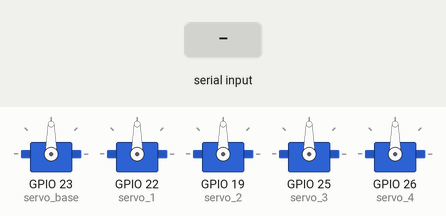
Simulated run of this program. Board: ESP32. Parts: 5 × servo. The inputs (shaded band) are chosen by the test bench. What the program prints to the serial monitor is not drawn.

Above: at 2.2 s.
2.3 s: "ANGLE,1\n" received over Serial
At 3.5 s:
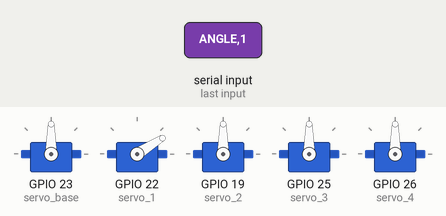
3.8 s: "ANGLE,150\n" received over Serial
At 4.8 s:
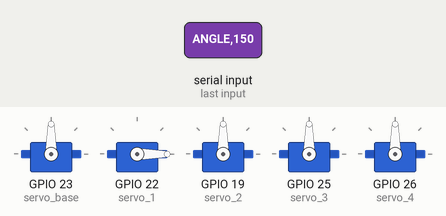
5.3 s: "90,45\n" received over Serial
At 5.9 s:
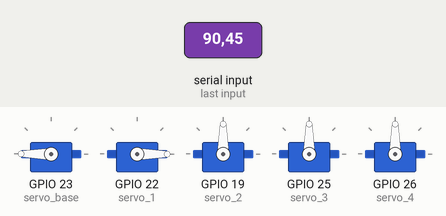
6.8 s: "1,90\n" received over Serial
At 7.1 s:
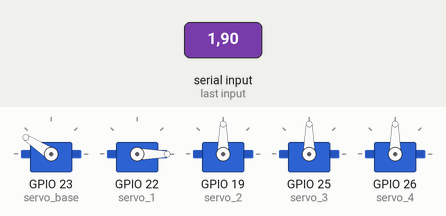
8.3 s: "30,150\n" received over Serial
At 9.4 s:
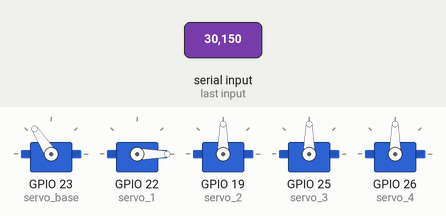
9.8 s: "5\n" received over Serial
At 10.5 s:
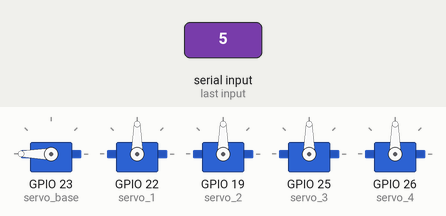
Timing chart, 0 to 12.3 s (numbered marks = the images above; inputs shaded):
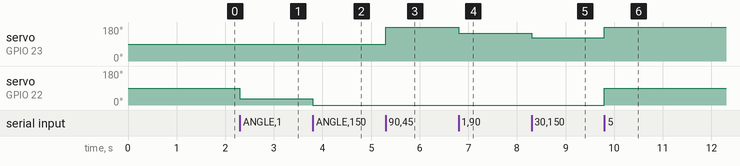

The program:

main.cpp
```cpp
#include "Controller.h"

Controller robot;

void setup() {
  Serial.begin(115200);
	delay(1000); // Optional, sometimes helps
	Serial.println("hi"); // report ready

    robot.begin();
}

void loop() {
    robot.update();
}


// #include <ESP32Servo.h>

// // Define servo pins
// const int servoPin1 = 19;
// const int servoPin2 = 22;
// const int servoPin3 = 23;

// // Create servo objects
// Servo servo1;
// Servo servo2;
// Servo servo3;

// void setup() {
//   Serial.begin(115200);

//   // Attach servos to pins
//   servo1.attach(servoPin1);
//   servo2.attach(servoPin2);
//   servo3.attach(servoPin3);

//   Serial.println("Setting all servos to 0 degrees...");
//   servo1.write(0);
//   servo2.write(0);
//   servo3.write(0);
//   delay(2000); // wait 2 seconds

//   // Serial.println("Moving all servos to 180 degrees...");
//   // servo1.write(180);
//   // servo2.write(180);
//   // servo3.write(180);
//   // delay(2000); // wait 2 seconds

//   // Serial.println("Test complete. Looping motion...");
// }

// void loop() {
//   // Move smoothly between 0 and 180 degrees for testing
//   // for (int angle = 0; angle <= 180; angle += 5) {
//   //   servo1.write(angle);
//   //   // servo2.write(angle);
//   //   // servo3.write(angle);
//   //   delay(100);
//   // }

//   // for (int angle = 180; angle >= 0; angle -= 5) {
//   //   servo1.write(angle);
//   //   // servo2.write(angle);
//   //   // servo3.write(angle);
//   //   delay(100);
//   // }
// }

// #include <ESP32Servo.h>

// // Define servo pins
// const int servoPin1 = 19;
// const int servoPin2 = 22;
// const int servoPin3 = 23;

// // Create servo objects
// Servo servo1;
// Servo servo2;
// Servo servo3;

// void setup() {
//   Serial.begin(115200);

//   // Attach servos to pins
//   servo1.attach(servoPin1);
//   servo2.attach(servoPin2);
//   servo3.attach(servoPin3);

//   // Move all servos to 0 degrees
//   servo1.write(0);
//   servo2.write(0);
//   servo3.write(0);

//   Serial.println("All servos set to 0 degrees");
// }

// void loop() {
//   // Nothing to do here
// }


// #include <Arduino.h>
// #include <ESP32Servo.h>

// // Define servo objects
// Servo servo1;
// Servo servo2;
// Servo servo3;

// // Servo pins
// const int pin1 = 19;
// const int pin2 = 22;
// const int pin3 = 23;

// // Servo positions
// int pos = 0;  // Start at 0 degrees

// void setup() {
//   Serial.begin(115200);
//   Serial.println("Starting servo test...");

//   // Attach servos
//   servo1.attach(pin1);
//   servo2.attach(pin2);
//   servo3.attach(pin3);

//   // Move all servos to 0 degrees
//   servo1.write(0);
//   servo2.write(0);
//   servo3.write(0);

//   delay(1000); // Give time to reach start position
// }

// void loop() {
//   // Slowly move from 0° to 90°
//   for (pos = 0; pos <= 90; pos++) {
//     servo1.write(pos);
//     servo2.write(pos);
//     servo3.write(pos);
//     Serial.print("Servo position: ");
//     Serial.println(pos);
//     delay(20); // Small delay for smooth motion
//   }

//   delay(1000); // Hold at 90°

//   // Optionally move back to 0°
//   for (pos = 90; pos >= 0; pos--) {
//     servo1.write(pos);
//     servo2.write(pos);
//     servo3.write(pos);
//     Serial.print("Servo position: ");
//     Serial.println(pos);
//     delay(20);
//   }

//   delay(1000); // Hold at 0°, repeat
// }
```

CommandHandler.cpp
```cpp
#include "CommandHandler.h"

CommandHandler::CommandHandler() {
    joints.resize(5, 0.0);
    command_str = "";
}

void CommandHandler::processJointState(const String& raw) {
    // Remove brackets
    String s = raw;
    // Serial.println("Raw input: " + s);
    s.replace("[", "");
    s.replace("]", "");

    // Split by comma and store in joints
    int start = 0;
    int idx = 0;
    while (idx < 5) {
        int comma = s.indexOf(',', start);
        if (comma == -1) comma = s.length();
        String valueStr = s.substring(start, comma);
        joints[idx] = valueStr.toFloat();
        start = comma + 1;
        idx++;
    }

    // Convert to ANGLE format string
    command_str = "ANGLE";
    for (int i = 0; i < 5; i++) {
        command_str += " " + String(joints[i], 6);
    }
}

String CommandHandler::getCommand() const {
    return command_str;
}
```

CommandHandler.h
```cpp
#pragma once
#include <Arduino.h>
#include <vector>

class CommandHandler {
public:
    CommandHandler();

    // Process raw string like "[0,0,0,0,0]"
    void processJointState(const String& raw);

    // Get cleaned command string: "ANGLE j0 j1 j2 j3 j4"
    String getCommand() const;

private:
    std::vector<float> joints;
    String command_str;
};
```

Controller.cpp
```cpp
#include "Controller.h"

Controller::Controller() {
    for (int i = 0; i < 5; i++) joint_angles[i] = 0.0;
}

void Controller::begin() {
    // Initialize serial communication
    // serialComm.begin(115200);

    // Attach servos to pins
    servo_base.attach(23); // Update pins accordingly
    servo_1.attach(22);
    servo_2.attach(19);
    servo_3.attach(25);
    servo_4.attach(26);

    // Initialize serial communication
    serialComm.begin();

    // Write 0 angle to all servos
    servo_base.write(0); // 0 rad = 90 degrees for typical servo
    servo_1.write(0);
    servo_2.write(0);
    servo_3.write(0);
    servo_4.write(0);

    // Update joint_angles array
    for (int i = 0; i < 5; i++) {
        joint_angles[i] = 0.0; // 0 radians
    }

    serialComm.begin();
}

void Controller::update() {
    // Read any incoming serial commands
    serialComm.readCommand();
    if (serialComm.hasCommand()) {
        String cmd = serialComm.getCleanCommand();
        // Serial.println("Received Command: " + cmd);
        parseSerialCommand(cmd);
    }

    // Update servo positions
    writeServos();
}

void Controller::parseSerialCommand(const String& cmd) {
    // Expecting format: "ANGLE j0 j1 j2 j3 j4"
    // Example: "ANGLE -1.047 0.977 1.274 0.384 -0.297"
    if (cmd.startsWith("ANGLE")) {
        int idx = 0;
        int start = cmd.indexOf(' ') + 1;
        for (int i = 0; i < 5; i++) {
            int end = cmd.indexOf(' ', start);
            if (end == -1) end = cmd.length();
            String valueStr = cmd.substring(start, end);
            joint_angles[i] = valueStr.toFloat();
            start = end + 1;
        }
    }
}

void Controller::writeServos() {
    // Convert joint angles from radians to degrees
    Serial.println(joint_angles[1] * -180.0 / PI);
    servo_base.write((joint_angles[0] * 180.0 / PI)+90.0);
    servo_1.write((joint_angles[1] * -180.0 / PI)+90.0);
    servo_2.write((joint_angles[2] * 180.0 / PI)+90.0);
    servo_3.write((joint_angles[3] * 180.0 / PI)+90.0);
    servo_4.write((joint_angles[4] * 180.0 / PI)+90.0);
}
```

Controller.h
```cpp
#pragma once
#include <Arduino.h>
#include <ESP32Servo.h>
#include "SerialComm.h"

class Controller {
public:
    Controller();
    void begin();    // Call in setup()
    void setup();
    void update();   // Call in loop()

private:
    Servo servo_base;
    Servo servo_1;
    Servo servo_2;
    Servo servo_3;
    Servo servo_4;

    float joint_angles[5]; // radians

    SerialComm serialComm;

    void parseSerialCommand(const String& cmd);
    void writeServos();
};
```

SerialComm.cpp
```cpp
#include "SerialComm.h"

SerialComm::SerialComm() : commState(IDLE), cmdIndex(0), commandReady(false) {
    resetBuffer();
}

void SerialComm::begin() {
    Serial.begin(115200);
    while (!Serial) {
        // Wait for serial port to be ready
        delay(10);
    }
    Serial.println("SerialComm READY");
}

void SerialComm::readCommand() {
    while (Serial.available()) {
        char data = Serial.read();  // read as char, not uint8_t
        if (commState == IDLE) {
            commState = RECEIVING;
            cmdIndex = 0;
        }

        if (cmdIndex < COM_LEN_MAX - 1) { // leave space for null terminator
            cmdBuffer[cmdIndex++] = data;
        }

        if (data == '\n') {  // end of command
            commState = IDLE;
            cmdBuffer[cmdIndex] = '\0'; // null-terminate

            // Print safely
            // Serial.println((char*)cmdBuffer);

            // Process the cleaned-up message
            processIncoming();

            // Reset buffer after processing
            resetBuffer();
        }
    }
}


void SerialComm::processIncoming() {
    incomingMsg = String((char*)cmdBuffer);
    handler.processJointState(incomingMsg); // Clean up the raw command
    commandReady = true;
}

void SerialComm::resetBuffer() {
    memset(cmdBuffer, 0, COM_LEN_MAX);
    cmdIndex = 0;
    commState = IDLE;
}

String SerialComm::getCleanCommand() {
    if (commandReady) {
        commandReady = false;
        return handler.getCommand();
    }
    return "";
}

bool SerialComm::hasCommand() const {
    return commandReady;
}
```

SerialComm.h
```cpp
#pragma once
#include <Arduino.h>
#include "CommandHandler.h"

#define COM_LEN_MAX 128

enum CommState {
    IDLE,
    RECEIVING
};

class SerialComm {
public:
    SerialComm();
    void begin();
    void readCommand();           // Call this in loop()
    String getCleanCommand();     // Get the last processed command
    bool hasCommand() const;      // Returns true if a complete command is available

private:
    CommState commState;
    uint8_t cmdBuffer[COM_LEN_MAX];
    uint8_t cmdIndex;
    String incomingMsg;
    bool commandReady;

    CommandHandler handler;

    void processIncoming();
    void resetBuffer();
};
```

Measured:
- after the input at 2.3 s, servo on GPIO 22 (servo_1): 90° → 32° at once
- after the input at 3.8 s, servo on GPIO 22 (servo_1): 32° → 0° at once
- after the input at 5.3 s, servo on GPIO 23 (servo_base): 90° → 180° at once
- after the input at 6.8 s, servo on GPIO 23 (servo_base): 180° → 147° at once
- after the input at 8.3 s, servo on GPIO 23 (servo_base): 147° → 123° at once
- after the input at 9.8 s, servo on GPIO 23 (servo_base): 123° → 180° at once; servo on GPIO 22 (servo_1): 0° → 90° at once
